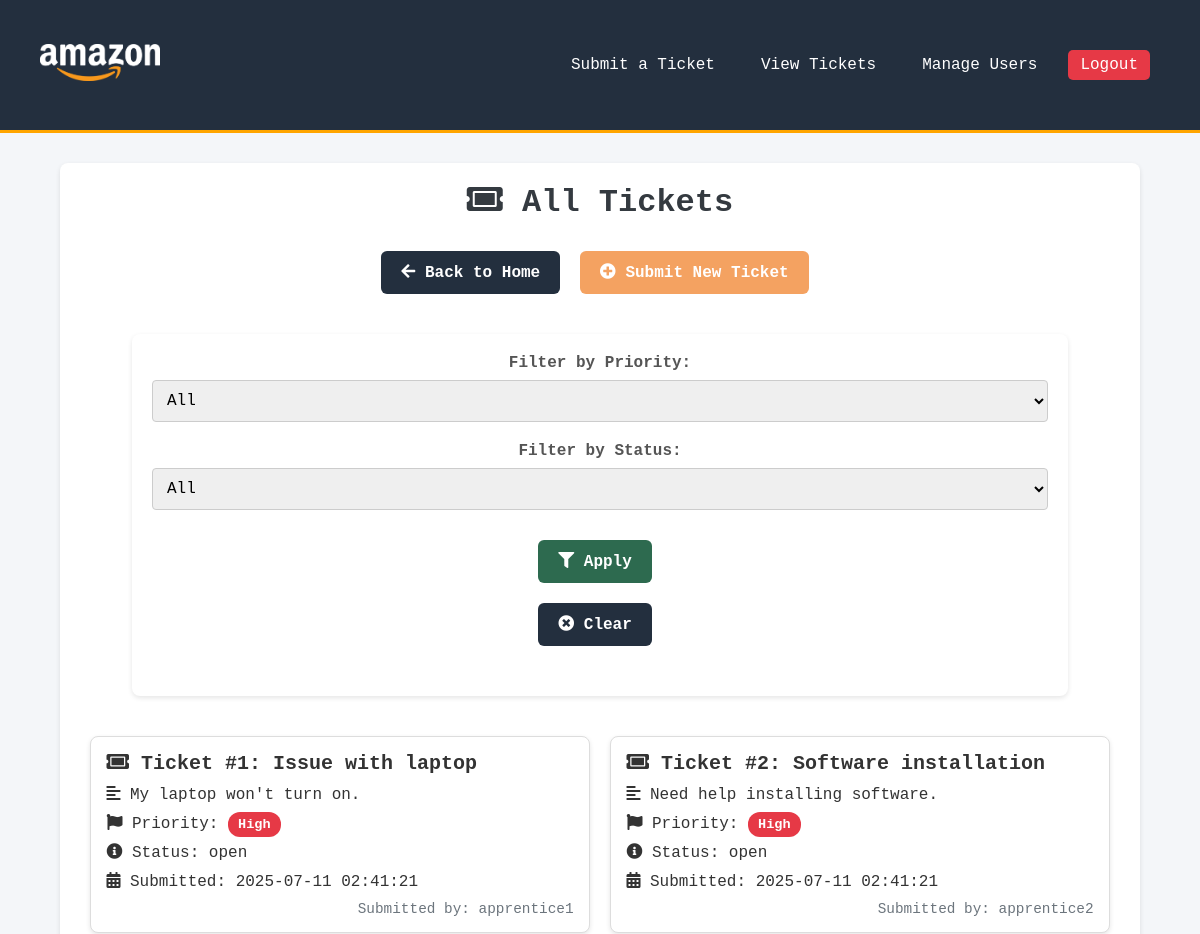
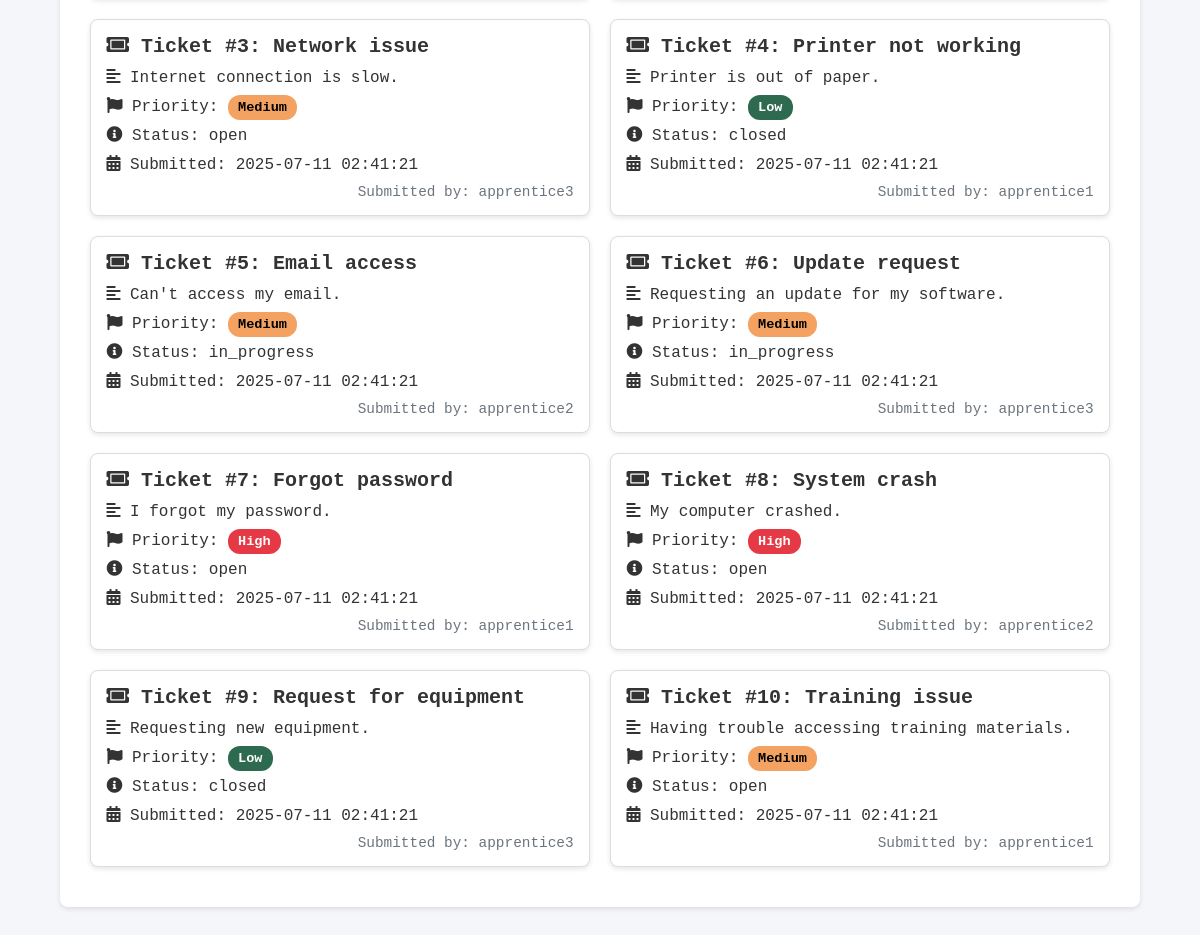
/tickets (signed in), run on the app's committed database (2 pictures, top to bottom).
### tables this page shows
CREATE TABLE tickets (
            id INTEGER PRIMARY KEY AUTOINCREMENT,
            user_id INTEGER NOT NULL,
            title TEXT NOT NULL,
            description TEXT NOT NULL,
            priority TEXT CHECK(priority IN ('High', 'Medium', 'Low')),
            status TEXT CHECK(status IN ('open', 'in_progress', 'closed')),
            created_at DATETIME DEFAULT CURRENT_TIMESTAMP,
            FOREIGN KEY (user_id) REFERENCES users(id)
        );

CREATE TABLE users (
            id INTEGER PRIMARY KEY AUTOINCREMENT,
            username TEXT UNIQUE NOT NULL,
            password TEXT NOT NULL,
            email TEXT,
            role TEXT NOT NULL CHECK(role IN ('apprentice', 'admin'))
        );

### app/tickets.py (the view, shortened to what this page needs)
@app.route('/tickets')
@login_required
def tickets():
    conn = get_db_connection()
    if session.get('role') == 'admin':
        query = '''
            SELECT tickets.*, users.username
            FROM tickets
            JOIN users ON tickets.user_id = users.id
            WHERE 1=1
        '''
        params = []
    status_filter = request.args.get('status')
    if status_filter:
        query += ' AND tickets.status = ?'
        params.append(status_filter)
    priority_filter = request.args.get('priority')
    if priority_filter:
        query += ' AND tickets.priority = ?'
        params.append(priority_filter)
    tickets = conn.execute(query, params).fetchall()
    conn.close()
    return render_template('tickets.html', tickets=tickets)

### app/db.py (called while the page is built)
def get_db_connection():
    conn = sqlite3.connect('helpdesk.db')
    conn.row_factory = sqlite3.Row
    return conn

### app/tickets.py (called while the page is built)
def login_required(f):
    from functools import wraps
    from flask import redirect, url_for, flash
    @wraps(f)
    def decorated_function(*args, **kwargs):
        if 'username' not in session:
            flash('You need to log in to view this page.', 'error')
            return redirect(url_for('login'))
        return f(*args, **kwargs)
    return decorated_function

### app/templates/tickets.html (shortened to what this page needs)
<!DOCTYPE html>
<html lang="en">
<head>
    <link rel="stylesheet" href="{{ url_for('static', filename='styles.css') }}">
    <link rel="stylesheet" href="https://cdnjs.cloudflare.com/ajax/libs/font-awesome/5.15.1/css/all.min.css">
</head>
<body>
<header class="header">
    <a href="{{ url_for('home') }}">
        <img src="{{ url_for('static', filename='logo.png') }}" alt="Helpdesk Logo">
    </a>
    <nav class="nav" id="navbar">
        <a href="/submit_ticket">Submit a Ticket</a>
        <a href="/tickets">View Tickets</a>
        {% if 'username' in session %}
        {% if session['role'] == 'admin' %}
        <a href="{{ url_for('admin_users') }}">Manage Users</a>
        {% endif %}
        <a href="#" class="btn btn-danger" onclick="confirmLogout()">Logout</a>
        {% else %}
        <a href="/login" class="btn btn-warning">Login</a>
        {% endif %}
    </nav>
</header>
<div class="container">
    <h1><i class="fas fa-ticket-alt"></i> All Tickets</h1>
    <div class="text-center">
        <a href="{{ url_for('home') }}" class="btn btn-secondary">
            <i class="fas fa-arrow-left"></i> Back to Home
        </a>
        <a href="{{ url_for('submit_ticket') }}" class="btn btn-success">
            <i class="fas fa-plus-circle"></i> Submit New Ticket
        </a>
    </div>
    <div class="container d-flex justify-content-center">
        <div class="w-100" style="max-width: 1100px;">
            <form method="GET" action="/tickets" class="text-center">
                <div class="form-row justify-content-center">
                    <div class="form-group col-12 col-md-4">
                        <label for="priority">Filter by Priority:</label>
                        <select id="priority" name="priority" class="form-control mx-auto">
                            <option value="" >All</option>
                        </select>
                    </div>
                    <div class="form-group col-12 col-md-4">
                        <label for="status">Filter by Status:</label>
                        <select id="status" name="status" class="form-control mx-auto">
                            <option value="" >All</option>
                        </select>
                    </div>
                </div>
                <div class="form-row justify-content-center mt-3">
                    <div class="col-6 col-md-3 mb-2">
                        <button type="submit" class="btn btn-primary btn-block">
                            <i class="fas fa-filter"></i> Apply
                        </button>
                    </div>
                    <div class="col-6 col-md-3">
                        <a href="/tickets" class="btn btn-secondary btn-block">
                            <i class="fas fa-times-circle"></i> Clear
                        </a>
                    </div>
                </div>
            </form>
        </div>
    </div>
    <div class="row">
        {% if tickets %}
        {% for ticket in tickets %}
        <div class="card" onclick="location.href='{{ url_for('view_ticket', ticket_id=ticket['id']) }}'">
            <div class="card-body">
                <h5 class="card-title">
                    <i class="fas fa-ticket-alt"></i> Ticket #{{ ticket['id'] }}: {{ ticket['title'] }}
                </h5>
                <p class="card-text"><i class="fas fa-align-left"></i> {{ ticket['description'] }}</p>
                <p class="card-text">
                    <i class="fas fa-flag"></i> Priority:
                    <span class="badge badge-{{ 'danger' if ticket['priority'] == 'High' else 'warning' if ticket['priority'] == 'Medium' else 'success' }}">
                                    {{ ticket['priority'] }}
                                </span>
                </p>
                <p class="card-text"><i class="fas fa-info-circle"></i> Status: {{ ticket['status'] }}</p>
                <p class="card-text"><i class="fas fa-calendar-alt"></i> Submitted: {{ ticket['created_at'] }}</p>
            </div>
            {% if session['role'] != 'apprentice' %}
            <div class="card-footer">
                Submitted by: {{ ticket['username'] }}
            </div>
            {% endif %}
        </div>
        {% endfor %}
        {% else %}
        <div class="alert alert-info text-center">
            <i class="fas fa-info-circle"></i> No tickets found.
        </div>
        {% endif %}
    </div>
</div>
</body>
</html>

### app/static/styles.css (style rules this page uses)
* { margin: 0; padding: 0; box-sizing: border-box; font-family: Consolas, Monaco, monospace; }
body { background-color: #f4f6f9; color: #333; }
h1 { text-align: center; color: #343a40; margin-bottom: 20px; }
.text-center { text-align: center; }
.container { width: 90%; max-width: 1200px; margin: 30px auto 40px auto; padding: 20px; background-color: white; border-radius: 8px; box-shadow: 0 2px 5px rgba(0, 0, 0, 0.1); }
.header { background-color: #232f3e; padding: 40px; display: flex; justify-content: space-between; align-items: center; border-bottom: 3px solid #ffa500; }
.header img { max-width: 120px; }
.nav { display: flex; align-items: center; margin-left: auto; }
.nav a { color: white; text-decoration: none; padding: 10px 15px; margin-left: 1rem; border-radius: 5px; font-weight: 500; transition: background-color 0.3s, box-shadow 0.3s; }
.nav a.btn { padding: 0.375rem 0.75rem; }
.btn { padding: 12px 20px; font-size: 16px; border-radius: 6px; font-weight: 600; border: none; cursor: pointer; transition: background-color 0.3s ease; text-align: center; display: inline-block; text-decoration: none; margin: 10px 10px 10px 0; }
.btn-primary { background-color: #2D6A4F; color: #fff; }
.btn-secondary { background-color: #232f3e;; color: #fff; }
.btn-success { background-color: #F4A261; color: #fff; }
.btn-danger { background-color: #E63946; color: #fff; }
.form-group { margin-bottom: 20px; }
label { display: block; margin-bottom: 8px; font-weight: bold; color: #555; }
input[type="text"], select, textarea { width: 100%; padding: 10px; border: 1px solid #ccc; border-radius: 4px; font-size: 16px; }
.form-row { display: flex; justify-content: space-between; flex-wrap: wrap; gap: 10px; margin-bottom: 20px; align-items: flex-end; }
.form-row .col-md-3 { flex-basis: 30%; min-width: 250px; }
.row { display: flex; flex-wrap: wrap; justify-content: space-around; margin-top: 20px; }
.card { background: #fff; border: 1px solid #ddd; border-radius: 8px; padding: 15px; margin-bottom: 20px; flex-basis: 48%; box-shadow: 0 2px 5px rgba(0, 0, 0, 0.1); transition: box-shadow 0.3s ease; display: flex; flex-direction: column; justify-content: space-between; }
.card-title { font-size: 1.25rem; font-weight: bold; margin-bottom: 10px; }
.card-text { margin-bottom: 10px; }
.card-footer { text-align: right; font-size: 0.9rem; color: #6c757d; }
.badge { padding: 5px 10px; border-radius: 12px; font-size: 0.85rem; font-weight: 600; color: white; }
.badge-danger { background-color: #E63946; }
.badge-warning { background-color: #F4A261; color: black; }
.badge-success { background-color: #2D6A4F; }

### app/templates/tickets.html (style rules this page uses)
div.form-row { display: block; align-items: center; }

### data on the page
tickets: id "1", title "Issue with laptop", description "My laptop won't turn on.", priority "High", status "open", created_at "2025-07-11 02:41:21", username "apprentice1"
tickets: id "2", title "Software installation", description "Need help installing software.", priority "High", status "open", created_at "2025-07-11 02:41:21", username "apprentice2"
tickets: id "3", title "Network issue", description "Internet connection is slow.", priority "Medium", status "open", created_at "2025-07-11 02:41:21", username "apprentice3"
tickets: id "4", title "Printer not working", description "Printer is out of paper.", priority "Low", status "closed", created_at "2025-07-11 02:41:21", username "apprentice1"
tickets: id "5", title "Email access", description "Can't access my email.", priority "Medium", status "in_progress", created_at "2025-07-11 02:41:21", username "apprentice2"
tickets: id "6", title "Update request", description "Requesting an update for my software.", priority "Medium", status "in_progress", created_at "2025-07-11 02:41:21", username "apprentice3"
tickets: id "7", title "Forgot password", description "I forgot my password.", priority "High", status "open", created_at "2025-07-11 02:41:21", username "apprentice1"
tickets: id "8", title "System crash", description "My computer crashed.", priority "High", status "open", created_at "2025-07-11 02:41:21", username "apprentice2"
tickets: id "9", title "Request for equipment", description "Requesting new equipment.", priority "Low", status "closed", created_at "2025-07-11 02:41:21", username "apprentice3"
tickets: id "10", title "Training issue", description "Having trouble accessing training materials.", priority "Medium", status "open", created_at "2025-07-11 02:41:21", username "apprentice1"
